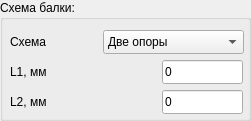
   <widget class="QGroupBox" name="groupBox">
    <property name="geometry">
     <rect>
      <x>20</x>
      <y>100</y>
      <width>251</width>
      <height>121</height>
     </rect>
    </property>
    <property name="title">
     <string>Схема балки:</string>
    </property>
    <widget class="QComboBox" name="scheme_beam_">
     <property name="geometry">
      <rect>
       <x>103</x>
       <y>30</y>
       <width>141</width>
       <height>24</height>
      </rect>
     </property>
     <property name="frame">
      <bool>true</bool>
     </property>
     <item>
      <property name="text">
       <string>Две опоры</string>
      </property>
     </item>
     <item>
      <property name="text">
       <string>Две опоры. Консоль.</string>
      </property>
     </item>
     <item>
      <property name="text">
       <string>Одна опора</string>
      </property>
     </item>
    </widget>
    <widget class="QLabel" name="label_23">
     <property name="geometry">
      <rect>
       <x>10</x>
       <y>30</y>
       <width>101</width>
       <height>24</height>
      </rect>
     </property>
     <property name="text">
      <string>Схема</string>
     </property>
    </widget>
    <widget class="QLineEdit" name="field_L1_">
     <property name="geometry">
      <rect>
       <x>162</x>
       <y>60</y>
       <width>81</width>
       <height>24</height>
      </rect>
     </property>
     <property name="text">
      <string>0</string>
     </property>
    </widget>
    <widget class="QLabel" name="beam_length_l1_">
     <property name="geometry">
      <rect>
       <x>10</x>
       <y>60</y>
       <width>49</width>
       <height>24</height>
      </rect>
     </property>
     <property name="text">
      <string>L1, мм</string>
     </property>
    </widget>
    <widget class="QLabel" name="beam_length_l2_">
     <property name="geometry">
      <rect>
       <x>10</x>
       <y>90</y>
       <width>49</width>
       <height>24</height>
      </rect>
     </property>
     <property name="text">
      <string>L2, мм</string>
     </property>
    </widget>
    <widget class="QLineEdit" name="field_L2_">
     <property name="geometry">
      <rect>
       <x>162</x>
       <y>90</y>
       <width>81</width>
       <height>24</height>
      </rect>
     </property>
     <property name="text">
      <string>0</string>
     </property>
    </widget>
   </widget>
